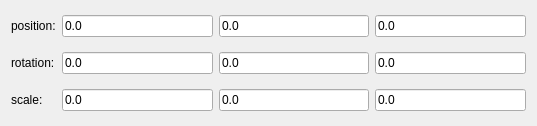
<?xml version="1.0" encoding="UTF-8"?>
<ui version="4.0">
 <class>VolumeNavigationWidget</class>
 <widget class="QWidget" name="VolumeNavigationWidget">
  <property name="geometry">
   <rect>
    <x>0</x>
    <y>0</y>
    <width>537</width>
    <height>126</height>
   </rect>
  </property>
  <property name="sizePolicy">
   <sizepolicy hsizetype="Fixed" vsizetype="Preferred">
    <horstretch>0</horstretch>
    <verstretch>0</verstretch>
   </sizepolicy>
  </property>
  <property name="windowTitle">
   <string>Form</string>
  </property>
  <layout class="QGridLayout" name="gridLayout">
   <property name="topMargin">
    <number>2</number>
   </property>
   <property name="bottomMargin">
    <number>2</number>
   </property>
   <property name="verticalSpacing">
    <number>2</number>
   </property>
   <item row="0" column="0">
    <widget class="QLabel" name="lbPosition">
     <property name="text">
      <string>position:</string>
     </property>
    </widget>
   </item>
   <item row="0" column="1">
    <widget class="QLineEdit" name="lePositionX">
     <property name="text">
      <string>0.0</string>
     </property>
    </widget>
   </item>
   <item row="0" column="2">
    <widget class="QLineEdit" name="lePositionY">
     <property name="text">
      <string>0.0</string>
     </property>
    </widget>
   </item>
   <item row="0" column="3">
    <widget class="QLineEdit" name="lePositionZ">
     <property name="text">
      <string>0.0</string>
     </property>
    </widget>
   </item>
   <item row="1" column="0">
    <widget class="QLabel" name="lbPosition_2">
     <property name="text">
      <string>rotation:</string>
     </property>
    </widget>
   </item>
   <item row="1" column="1">
    <widget class="QLineEdit" name="leRotationX">
     <property name="text">
      <string>0.0</string>
     </property>
    </widget>
   </item>
   <item row="1" column="2">
    <widget class="QLineEdit" name="leRotationY">
     <property name="text">
      <string>0.0</string>
     </property>
    </widget>
   </item>
   <item row="1" column="3">
    <widget class="QLineEdit" name="leRotationZ">
     <property name="text">
      <string>0.0</string>
     </property>
    </widget>
   </item>
   <item row="2" column="0">
    <widget class="QLabel" name="lbPosition_3">
     <property name="text">
      <string>scale:</string>
     </property>
    </widget>
   </item>
   <item row="2" column="1">
    <widget class="QLineEdit" name="leScaleX">
     <property name="text">
      <string>0.0</string>
     </property>
    </widget>
   </item>
   <item row="2" column="2">
    <widget class="QLineEdit" name="leScaleY">
     <property name="text">
      <string>0.0</string>
     </property>
    </widget>
   </item>
   <item row="2" column="3">
    <widget class="QLineEdit" name="leScaleZ">
     <property name="text">
      <string>0.0</string>
     </property>
    </widget>
   </item>
  </layout>
 </widget>
 <resources/>
 <connections/>
</ui>
